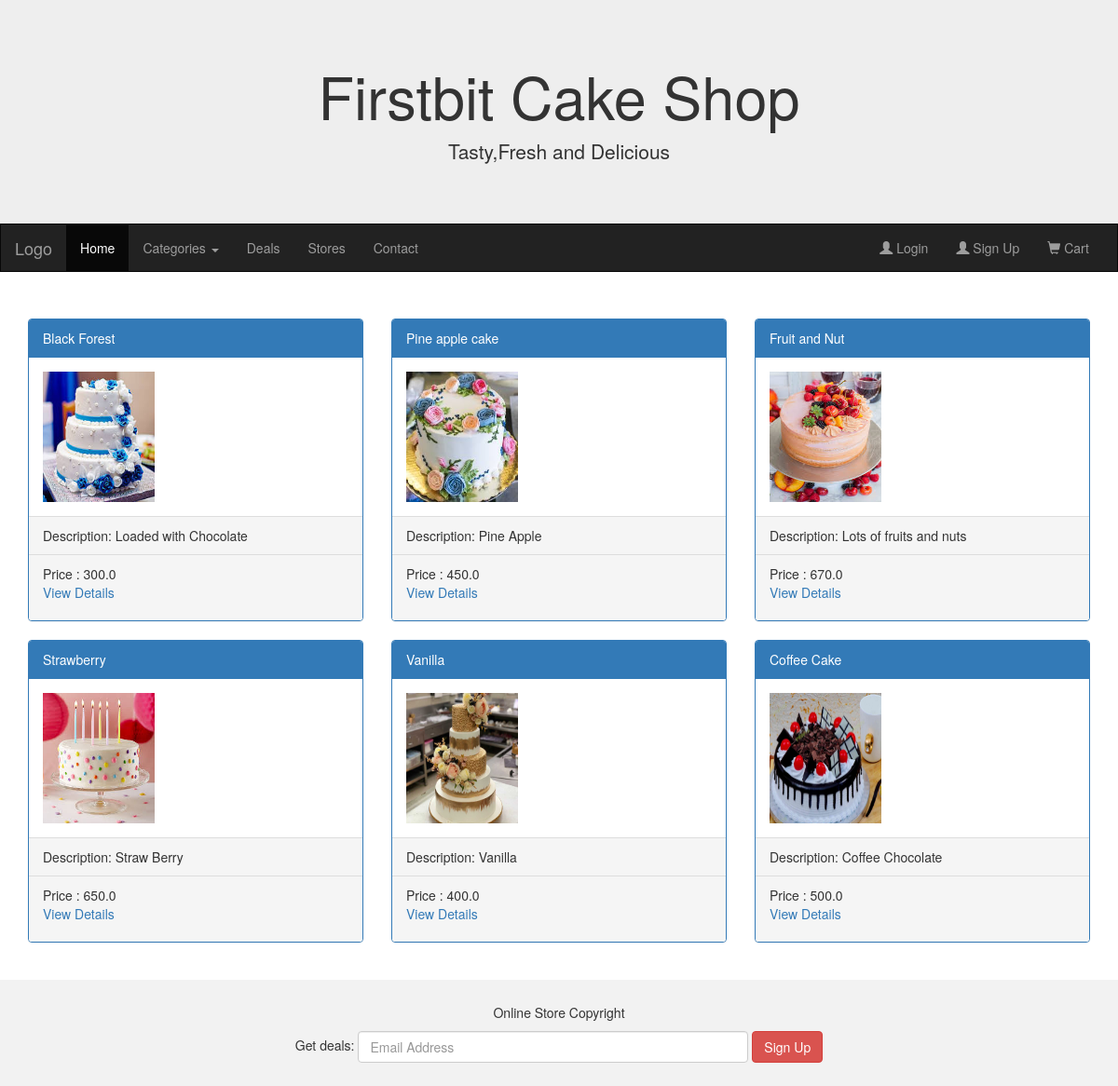
The page / on the database its author committed.
### AdminApp/models.py (models this page shows)
class Cake(models.Model):
    cakename = models.CharField(max_length=20)
    price = models.FloatField(default=300)
    description = models.CharField(max_length=200)
    imageUrl = models.ImageField(upload_to = 'Images')
    category = models.ForeignKey(Category,on_delete=models.CASCADE)
    class Meta:
        db_table = "Cake"

### UserApp/views.py (the view)
# urls.py: path('',views.home),
def home(request):
    cats = Category.objects.all()
    cakes = Cake.objects.all()
    return render(request,"master.html",{"cats":cats,"cakes":cakes})

### templates/master.html (shortened to what this page needs)
<!DOCTYPE html>
<html lang="en">
<head>
  <link rel="stylesheet" href="https://maxcdn.bootstrapcdn.com/bootstrap/3.4.1/css/bootstrap.min.css">
</head>
<body>
<div class="jumbotron">
  <div class="container text-center">
    <h1>Firstbit Cake Shop</h1>
    <p>Tasty,Fresh and Delicious</p>
  </div>
</div>
<nav class="navbar navbar-inverse">
  <div class="container-fluid">
    <div class="navbar-header">
      {%if "uname" in request.session %}
      <a class="navbar-brand" href="#">Welcome {{request.session.uname}}</a>
      {%else%}
      <a class="navbar-brand" href="#">Logo</a>
      {%endif%}
    </div>
    <div class="collapse navbar-collapse" id="myNavbar">
      <ul class="nav navbar-nav">
        <li class="active"><a href="/">Home</a></li>
        <li class="dropdown">
          <a class="dropdown-toggle" data-toggle="dropdown" href="#">Categories
          <span class="caret"></span></a>
        </li>
        <li><a href="#">Deals</a></li>
        <li><a href="#">Stores</a></li>
        <li><a href="#">Contact</a></li>
      </ul>
      <ul class="nav navbar-nav navbar-right">
        {%if "uname" in request.session%}
        <li><a href="/Logout"><span class="glyphicon glyphicon-user"></span>Logout</a></li>
        {%else%}
        <li><a href="/Login"><span class="glyphicon glyphicon-user"></span> Login</a></li>
        <li><a href="/SignUp"><span class="glyphicon glyphicon-user"></span> Sign Up</a></li>
        {%endif%}
        <li><a href="/ShowAllCartItems"><span class="glyphicon glyphicon-shopping-cart"></span> Cart</a></li>
      </ul>
    </div>
  </div>
</nav>
{%block content%}
<div class="container">
  <div class="row">
    {%for cake in cakes%}
    <div class="col-sm-4">
      <div class="panel panel-primary">
        <div class="panel-heading">{{cake.cakename}}</div>
        <div class="panel-body"><img src="{{cake.imageUrl.url}}" class="img-responsive" style="width:120px;height:140px" alt="Image"></div>
        <div class="panel-footer">Description: {{cake.description}}</div>
        <div class="panel-footer">Price : {{cake.price}}
          <p><a href="/ViewDetails/{{cake.id}}">View Details</a></p></div>
      </div>
    </div>
    {%endfor%}
  </div>
</div><br>
{%endblock%}
<footer class="container-fluid text-center">
  <p>Online Store Copyright</p>
  <form class="form-inline">Get deals:
    <input type="email" class="form-control" size="50" placeholder="Email Address">
    <button type="button" class="btn btn-danger">Sign Up</button>
  </form>
</footer>
</body>
</html>

### templates/master.html (style rules this page uses)
.navbar { margin-bottom: 50px; border-radius: 0; }
.jumbotron { margin-bottom: 0; }
footer { background-color: #f2f2f2; padding: 25px; }

### rows shown on the page
Cake: cakename "Black Forest", imageUrl (picture), description "Loaded with Chocolate", price "300.0"
Cake: cakename "Pine apple cake", imageUrl (picture), description "Pine Apple", price "450.0"
Cake: cakename "Fruit and Nut", imageUrl (picture), description "Lots of fruits and nuts", price "670.0"
Cake: cakename "Strawberry", imageUrl (picture), description "Straw Berry", price "650.0"
Cake: cakename "Vanilla", imageUrl (picture), description "Vanilla", price "400.0"
Cake: cakename "Coffee Cake", imageUrl (picture), description "Coffee Chocolate", price "500.0"
